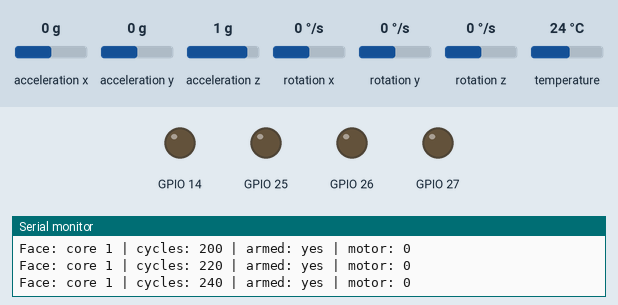
A program run on a simulated ESP32. Shown: output pins drawn as LEDs (lit = HIGH), the last lines printed to the serial monitor. The inputs (shaded band) are chosen by the test bench; at power-on: acceleration x 0 g, acceleration y 0 g, acceleration z 1 g, rotation x 0 °/s, rotation y 0 °/s, rotation z 0 °/s, temperature 24 °C.

Above: at 4.8 s.
4.9 s: acceleration x set to -1.4 g
At 5.05 s:
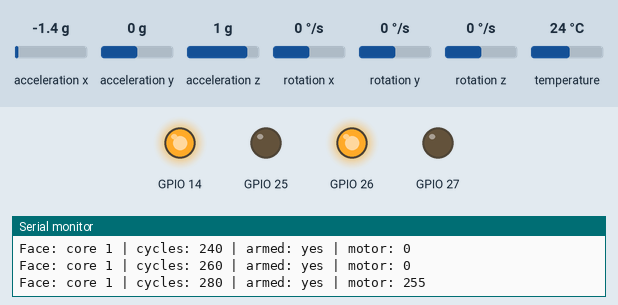
Timing chart, 0 to 7.9 s (numbered marks = the images above; inputs shaded):
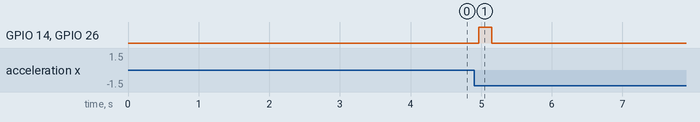

The program:

main.cpp
```cpp
#include "Pins.h"
#include "balance.h"
#include "imu.h"
#include "motors.h"

#include <Arduino.h>
#include <math.h>

ImuReader imu;
BalanceController balance;
Motors motors;

volatile uint32_t balanceCycles=0;
volatile int latestMotorCommand=0;
volatile bool balanceArmed=false;

//core 1 function
void balanceTask(void *parameter){
  const TickType_t interval=pdMS_TO_TICKS(Robot::balance_interval_ms);

  const float dtSec= Robot::balance_interval_ms/1000.0f;
  TickType_t lastWakeTime=xTaskGetTickCount();

  for(;;){
    int motorCommand=0;

    if(balanceArmed){
      ImuTelemetry imuData=imu.update(dtSec); //read IMU
      if(!imuData.valid){
        balanceArmed=false;
        Serial.println("IMU error: balance disabled");
      } else if (fabsf(imuData.angleDeg) > Robot::fall_angle_deg) {
        balance.reset();
        balanceArmed=false;
        Serial.println("fall detected: balance disabled");
      } else {
        BalanceTelemetry balanceData= balance.update(imuData.angleDeg, imuData.gyroRateDegPerSec, dtSec);// calculate PID
        motorCommand=balanceData.motorCommand;
      }
    }

    motors.drive(motorCommand);//command motors

    latestMotorCommand=motorCommand;
    balanceCycles++;

    vTaskDelayUntil(&lastWakeTime,interval);
  }
}
//core 0 function
void displayTask(void *parameter){
  const TickType_t interval=pdMS_TO_TICKS(Robot::display_interval_ms);
  TickType_t lastWakeTime=xTaskGetTickCount();
  for(;;){
    Serial.printf(
      "Face: core %d | cycles: %lu | armed: %s | motor: %d\n",
      xPortGetCoreID(),
      balanceCycles,
      balanceArmed ? "yes":"no",
      latestMotorCommand
    );

    //update display

    vTaskDelayUntil(&lastWakeTime,interval);
  }
}

void setup(){
  Serial.begin(115200);
  delay(500); //give it some time

  //motor pins are config first, the explicitly turned off
  motors.begin();
  motors.stop();

  if(!imu.begin()){
    Serial.println("GY-87 not found. Motors locked.");

    while(true){
      motors.stop();
      delay(1000);
    }
  }
  Serial.println("keep the cube still: calibration in progress...");
  delay(1000);
  imu.calibrateGyro(500);//takes 500 samples

  balance.setTargetAngle(0.0f);
  balance.reset();
  balanceArmed=true;

  //high-priority balance task is on core 1
  xTaskCreatePinnedToCore(
    balanceTask,//func to run
    "balance",//name of task
    4096,//stack size in bytes
    nullptr,//no task parameter yet
    4, //priority
    nullptr, //no task handle yet
    1//core 1
  );
  //low-priority display task is on core 0
  xTaskCreatePinnedToCore(
    displayTask,
    "display",
    4096,
    nullptr,
    1,
    nullptr,
    0//core 0
  );

  Serial.println("tasks started.");
  }


void loop(){
  vTaskDelay(pdMS_TO_TICKS(1000));//do nothing, let the tasks run
}
```

balance.h
```cpp
#pragma once

// A 'struct' is just a data container.
struct BalanceTelemetry{
    float angleDeg;
    float rateDegPerSec;

    float errorDeg;
    float proportional;
    float integral;
    float derivative;

    int motorCommand;
};

// A 'class' groups variables and the functions that act upon them together.
class BalanceController{
    public:
    BalanceController();

    void setGains(float kp, float ki, float kd);
    void setTargetAngle(float targetAngleDeg);
    void reset();

    BalanceTelemetry update(float angleDeg, float rateDegPerSec, float dtSec);
    private:
    float kp_;// _ is here just to differentiate this cached version from the
    float ki_;// variables used inside .cpp files
    float kd_;
    float targetAngleDeg_;
    float integralError_;
};
```

imu.h
```cpp
#pragma once
#include <stdint.h>
#include <Adafruit_MPU6050.h>

struct ImuTelemetry{
    float accelAngleDeg;
    float angleDeg;
    float gyroRateDegPerSec; //becomes the d term measurement in PID

    float accelX;
    float accelZ; // Y is along the wheel axle, so it is not part of forward/back tilt

    bool valid;
};

class ImuReader{
    public:
    bool begin();
    //call only while the robot is completely still
    void calibrateGyro(uint16_t sampleCount);
    //call every balance update - normally every 0.005 sec
    ImuTelemetry update(float dtSec);
    void resetFilter(float angleDeg=0.0f);

    private:
    Adafruit_MPU6050 mpu_;
    float angleDeg_;
    float gyroBiasDegPerSec_;
    bool ready_;
};
```

motors.h
```cpp
#pragma once
#include <stdint.h>

class Motors {
    public:
    void begin();
    void set(int lCommand, int rCommand);// each command is [-255,255], used for each wheel
    void drive(int command);//same command on both wheels
    void stop();

    private:
    void setOneMotor(uint8_t in1Channel, uint8_t in2Channel, int command);
};
```

balance.cpp
```cpp
#include <Arduino.h>
#include "balance.h"
#include "Pins.h"

BalanceController::BalanceController()
: kp_(20.0f), ki_(0.0f), kd_(1.5f), targetAngleDeg_(0.0f), integralError_(0.0f)
{
}

void BalanceController::setGains(float kp, float ki, float kd){
    kp_ = kp;
    ki_ = ki;
    kd_ = kd;
}

void BalanceController::setTargetAngle(float targetAngleDeg){
    targetAngleDeg_ = targetAngleDeg;
}

void BalanceController::reset(){
    integralError_ = 0.0f;
}

BalanceTelemetry BalanceController::update(float angleDeg, float rateDegPerSec, float dtSec){
    //safety fallback - the normal value will be 0.005 sec
    if(dtSec<=0.0f||dtSec>0.1f){
        dtSec=0.005F;
    }
    float errorDeg = targetAngleDeg_ - angleDeg;

    integralError_ +=errorDeg*dtSec; //error accumulation
    integralError_=constrain(integralError_,-20.0f,20.0f); //prevent integral windup

    float proportional = kp_ * errorDeg;
    float integral = ki_ * integralError_;
    float derivative = -kd_ * rateDegPerSec;//the gyro actually tells us rotational RATE => d term

    float rawCommand= proportional + integral + derivative;

    int motorCommand=constrain(static_cast<int>(rawCommand), -Robot::max_motor_pwm, Robot::max_motor_pwm);
    //static_cast<int> converts float rawCommand into an int for the motor controller

    return {
        angleDeg,
        rateDegPerSec,
        errorDeg,
        proportional,
        integral,
        derivative,
        motorCommand
    };
    }
```

display.cpp
```cpp

```

imu.cpp
```cpp
#include <Arduino.h>
#include <Wire.h>
#include "imu.h"
#include "Pins.h"

constexpr float rad_to_deg=180.0f/3.14159265358979323846f;
constexpr float gyro_weight=0.98f;//complementary filter weight

bool ImuReader::begin(){
    ready_=false;
    Wire.begin(Pins::IMU_sda, Pins::IMU_scl);
    Wire.setClock(400000);//400kHz I2C

    if(!mpu_.begin(0x68,&Wire)){
        return false;
    }

    mpu_.setAccelerometerRange(MPU6050_RANGE_4_G);
    mpu_.setGyroRange(MPU6050_RANGE_500_DEG);
    mpu_.setFilterBandwidth(MPU6050_BAND_94_HZ);

    angleDeg_=0.0f;
    gyroBiasDegPerSec_=0.0f;
    ready_=true;
    return true;
}

void ImuReader::calibrateGyro(uint16_t sampleCount){
    if(!ready_||sampleCount==0){
        return;
    }
    float totalGyroRate=0.0f;
    float totalAccelAngle=0.0f;

    for(uint16_t i=0;i<sampleCount;i++){
        sensors_event_t accel, gyro, temp;

        mpu_.getEvent(&accel,&gyro,&temp);

        totalGyroRate+= gyro.gyro.y*rad_to_deg;//assumes Y is parallel to wheel axle
        totalAccelAngle+=atan2f(accel.acceleration.x,accel.acceleration.z)*rad_to_deg;
        delay(2);//wait a bit for the next sample
    }
    gyroBiasDegPerSec_=totalGyroRate/sampleCount;
    angleDeg_=totalAccelAngle/sampleCount;
}

ImuTelemetry ImuReader::update(float dtSec){
    if(!ready_){
        return {0.0f,0.0f,0.0f,0.0f,0.0f,false};
    }
    if (dtSec<=0.0f||dtSec>0.1f){
        dtSec=0.005f;
    }

    sensors_event_t accel, gyro, temp;
    mpu_.getEvent(&accel,&gyro,&temp);

    float accelAngleDeg=atan2f(accel.acceleration.x,accel.acceleration.z)*rad_to_deg;
    float gyroRateDegPerSec=(gyro.gyro.y*rad_to_deg)-gyroBiasDegPerSec_;

    //predict new angle from gyro movement
    float gyroPredictedAngleDeg=angleDeg_+(gyroRateDegPerSec*dtSec);
    //correct long-term gyro drift using gravity
    angleDeg_= (gyroPredictedAngleDeg*gyro_weight)+(accelAngleDeg*(1.0f-gyro_weight));

    return {
        accelAngleDeg,
        angleDeg_,
        gyroRateDegPerSec,
        accel.acceleration.x,
        accel.acceleration.z,
        true
    };
}

void ImuReader::resetFilter(float angleDeg){
    angleDeg_=angleDeg;
}
```

motors.cpp
```cpp
#include <Arduino.h>
#include "motors.h"
#include "Pins.h"

namespace{
    constexpr uint8_t lIn1Channel=0;
    constexpr uint8_t lIn2Channel=1;
    constexpr uint8_t rIn1Channel=2;
    constexpr uint8_t rIn2Channel=3;

    constexpr uint32_t motorPWMFreqHz=20000;
    constexpr uint32_t motorPWMResBits=8;
}

void Motors::begin(){
   //create 4 PWM channels, each with a range of 0-255
   ledcSetup(lIn1Channel, motorPWMFreqHz, motorPWMResBits);
   ledcSetup(lIn2Channel, motorPWMFreqHz, motorPWMResBits);
   ledcSetup(rIn1Channel, motorPWMFreqHz, motorPWMResBits);
   ledcSetup(rIn2Channel, motorPWMFreqHz, motorPWMResBits);


   // Connect each PWM channel to its physical ESP32 GPIO.
   ledcAttachPin(Pins::motor_left_in1, lIn1Channel);
   ledcAttachPin(Pins::motor_left_in2, lIn2Channel);
   ledcAttachPin(Pins::motor_right_in1, rIn1Channel);
   ledcAttachPin(Pins::motor_right_in2, rIn2Channel);

   stop();
}

void Motors::set(int lCommand, int rCommand){
    setOneMotor(lIn1Channel, lIn2Channel, lCommand);
    setOneMotor(rIn1Channel, rIn2Channel, rCommand);
}

void Motors::drive(int command){
    set(command, command);
}

void Motors::stop(){
    set(0,0);
}

void Motors::setOneMotor(uint8_t in1Channel, uint8_t in2Channel, int command){
    command=constrain(command, -Robot::max_motor_pwm, Robot::max_motor_pwm);

    if(command>0){
        ledcWrite(in1Channel,command);
        ledcWrite(in2Channel, 0);
    } else if (command<0){
        ledcWrite(in1Channel,0);
        ledcWrite(in2Channel,-command);
    } else {
        ledcWrite(in1Channel,0);
        ledcWrite(in2Channel,0);
    }
}
```

Pins.h
```cpp
#pragma once
#include <Arduino.h>

namespace Pins{

  constexpr uint8_t IMU_sda=21;
  constexpr uint8_t IMU_scl=22;
  //ILI9341 TFT display pins
  constexpr uint8_t tft_sck=18;
  constexpr uint8_t tft_mosi=23;
  constexpr uint8_t tft_dc=33;//dc=rs
  constexpr uint8_t tft_cs=32;
  constexpr uint8_t tft_rst=13;
  //DRV8833 motor driver
  constexpr uint8_t motor_left_in1=14;
  constexpr uint8_t motor_left_in2=27;
  constexpr uint8_t motor_right_in1=26;
  constexpr uint8_t motor_right_in2=25;
}
namespace Robot{

  //robot behaviour setings
  constexpr uint32_t balance_interval_ms=5;//5ms=200Hz
  constexpr uint32_t display_interval_ms=100;//10FPS

  constexpr int max_motor_pwm=255;
  constexpr float fall_angle_deg=35.0f;
}
```

Measured:
- after the input at 4.9 s, GPIO 14, GPIO 26: LOW → HIGH after 0.07 s, → LOW 0.19 s later
